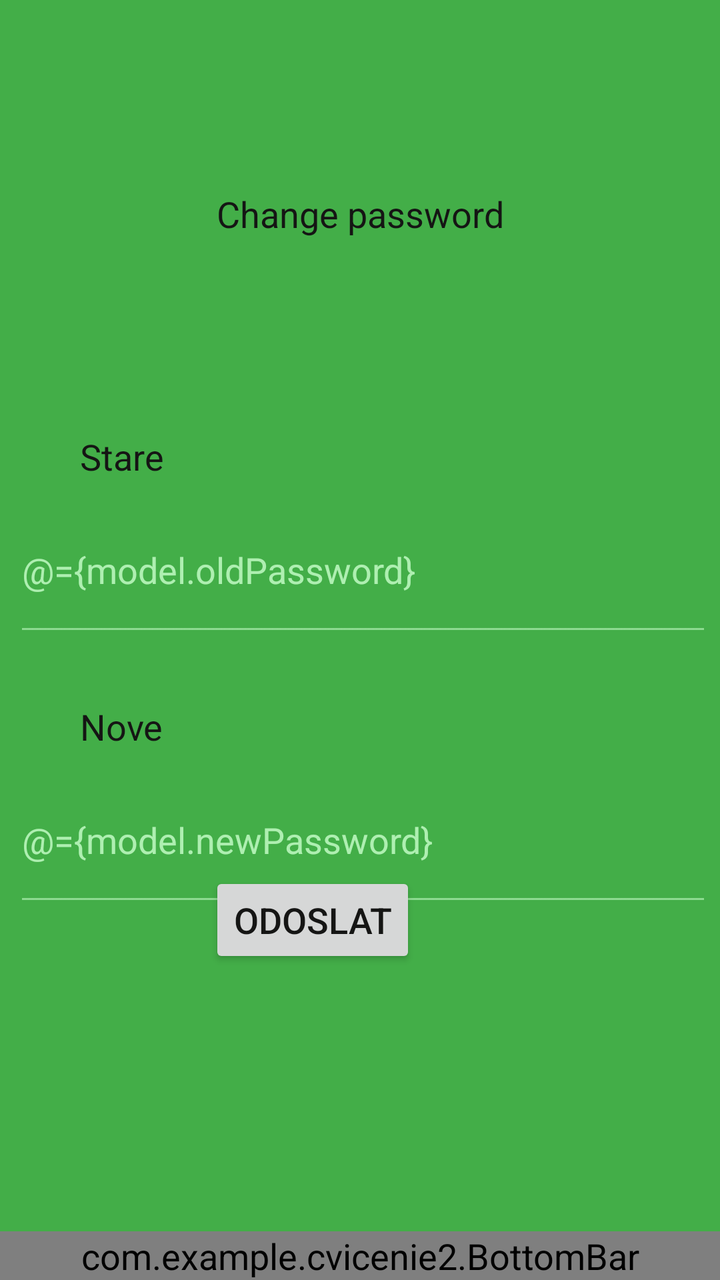
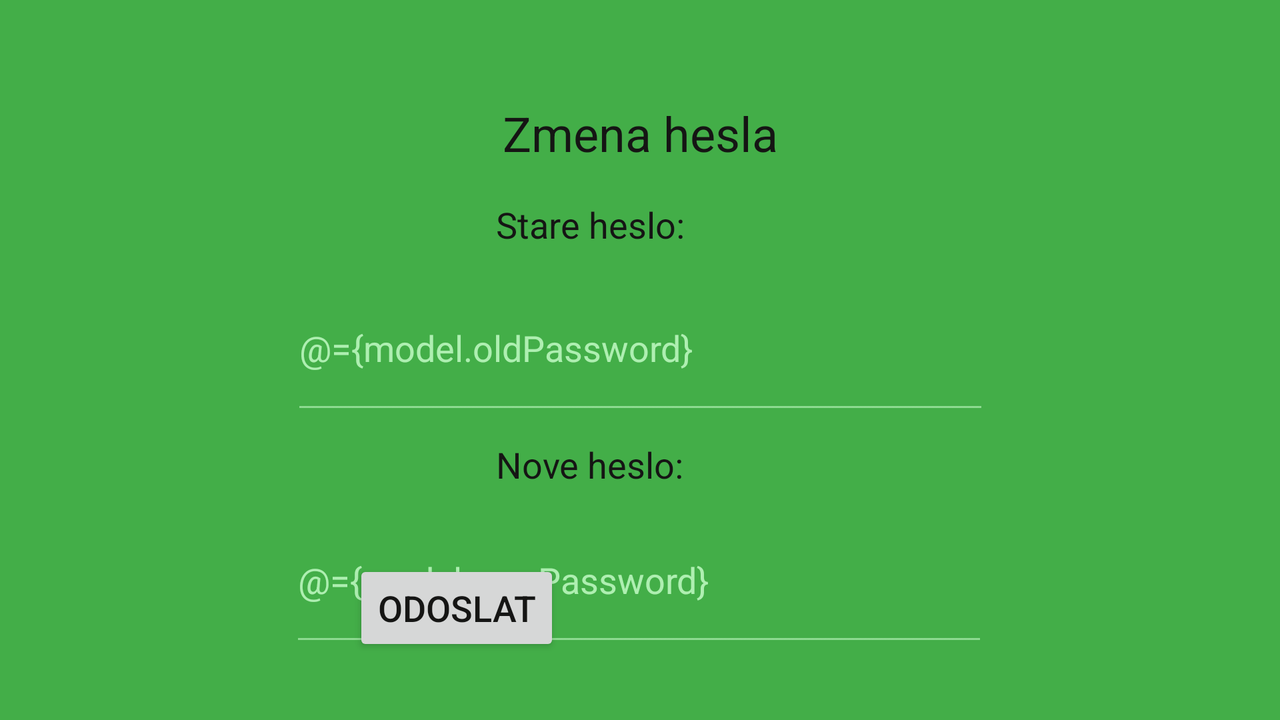

The same Android screen from two of the app's own layout files: first res/layout/ as a phone draws it, then the author's variant for another configuration, drawn on a device whose configuration selects that folder. Both files follow.
<!-- AndroidManifest.xml: application theme AppTheme -->
<!-- res/layout/fragment_password.xml -->
<layout
    xmlns:android="http://schemas.android.com/apk/res/android"
    xmlns:app="http://schemas.android.com/apk/res-auto">
    <data>
        <variable
            name="model"
            type="com.example.cvicenie2.viewmodels.AuthViewModel" />
    </data>
    <androidx.constraintlayout.widget.ConstraintLayout
        android:layout_width="match_parent"
        android:layout_height="match_parent"
        >

        <TextView
            android:id="@+id/textView"
            android:layout_width="wrap_content"
            android:layout_height="wrap_content"
            android:text="Change password"
            app:layout_constraintBottom_toBottomOf="parent"
            app:layout_constraintEnd_toEndOf="parent"
            app:layout_constraintStart_toStartOf="parent"
            app:layout_constraintTop_toTopOf="parent"
            app:layout_constraintVertical_bias="0.154" />

        <TextView
            android:id="@+id/old_password_label"
            android:layout_width="74dp"
            android:layout_height="20dp"
            android:layout_marginStart="40dp"
            android:layout_marginTop="216dp"
            android:text="Stare heslo:"
            app:layout_constraintStart_toStartOf="parent"
            app:layout_constraintTop_toTopOf="parent" />

        <EditText
            android:id="@+id/old_password_edit_text"
            android:layout_width="349dp"
            android:layout_height="79dp"
            android:layout_marginTop="8dp"
            android:hint="Zadajte stare heslo"
            android:text="@={model.oldPassword}"
            app:layout_constraintEnd_toEndOf="parent"
            app:layout_constraintHorizontal_bias="0.636"
            app:layout_constraintStart_toStartOf="parent"
            app:layout_constraintTop_toBottomOf="@+id/old_password_label" />

        <TextView
            android:id="@+id/new_password_label"
            android:layout_width="74dp"
            android:layout_height="20dp"
            android:layout_marginStart="40dp"
            android:layout_marginTop="28dp"
            android:text="Nove heslo:"
            app:layout_constraintStart_toStartOf="parent"
            app:layout_constraintTop_toBottomOf="@+id/old_password_edit_text" />

        <EditText
            android:id="@+id/new_password_edit_text"
            android:layout_width="349dp"
            android:layout_height="79dp"
            android:layout_marginTop="8dp"
            android:hint="Zadajte nove heslo"
            android:text="@={model.newPassword}"
            app:layout_constraintEnd_toEndOf="parent"
            app:layout_constraintHorizontal_bias="0.636"
            app:layout_constraintStart_toStartOf="parent"
            app:layout_constraintTop_toBottomOf="@+id/new_password_label" />

        <Button
            android:id="@+id/submitButton"
            android:layout_width="wrap_content"
            android:layout_height="wrap_content"
            android:layout_marginEnd="152dp"
            android:layout_marginBottom="156dp"
            android:onClick="@{()->model.changePassword()}"
            android:text="@string/odoslat"
            app:layout_constraintBottom_toBottomOf="parent"
            app:layout_constraintEnd_toEndOf="parent" />
        <com.example.cvicenie2.BottomBar
            style="@style/AppTheme"
            android:id="@+id/bottom_bar"
            android:layout_width="match_parent"
            android:layout_height="wrap_content"
            app:layout_constraintBottom_toBottomOf="parent"
            app:layout_constraintEnd_toEndOf="parent"
            app:layout_constraintStart_toStartOf="parent" />
    </androidx.constraintlayout.widget.ConstraintLayout>
</layout>
<!-- resources referenced by this layout -->
<resources>
  <string name="odoslat" translatable="false">Odoslat</string>
  <style name="AppTheme" parent="Theme.AppCompat.Light.DarkActionBar">
          <item name="colorPrimary">#BFF8C1</item>
          <item name="colorPrimaryDark">#43AE48</item>
          <item name="colorAccent">#7C022C</item>
          <item name="android:colorForeground">#BFF8C1</item>
          <item name="android:colorBackground">#43AE48</item>
          <item name="android:textColor">#151514</item>
          <item name="android:textSize">18sp</item>
  
  
      </style>
</resources>
<!-- res/layout-land/fragment_password.xml (the author's variant of the layout above) -->
<!-- drawn on the phone turned sideways -->
<layout
    xmlns:android="http://schemas.android.com/apk/res/android"
    xmlns:app="http://schemas.android.com/apk/res-auto">
    <data>
        <variable
            name="model"
            type="com.example.cvicenie2.viewmodels.AuthViewModel" />
    </data>
    <androidx.constraintlayout.widget.ConstraintLayout
        android:layout_width="match_parent"
        android:layout_height="match_parent"
        >

        <TextView
            android:id="@+id/textView"
            android:layout_width="wrap_content"
            android:layout_height="wrap_content"
            android:text="Zmena hesla"
            app:layout_constraintBottom_toBottomOf="parent"
            app:layout_constraintEnd_toEndOf="parent"
            app:layout_constraintStart_toStartOf="parent"
            app:layout_constraintTop_toTopOf="parent"
            android:textSize="24dp"
            app:layout_constraintVertical_bias="0.154" />

        <TextView
            android:id="@+id/old_password_label"
            android:layout_width="100dp"
            android:layout_height="25dp"
            android:layout_marginStart="248dp"
            android:layout_marginTop="100dp"
            android:text="Stare heslo:"
            app:layout_constraintStart_toStartOf="parent"
            app:layout_constraintTop_toTopOf="parent" />

        <EditText
            android:id="@+id/old_password_edit_text"
            android:layout_width="349dp"
            android:layout_height="79dp"
            android:layout_marginTop="8dp"
            android:hint="Zadajte stare heslo"
            android:text="@={model.oldPassword}"
            app:layout_constraintEnd_toEndOf="parent"
            app:layout_constraintHorizontal_bias="0.501"
            app:layout_constraintStart_toStartOf="parent"
            app:layout_constraintTop_toBottomOf="@+id/old_password_label" />

        <TextView
            android:id="@+id/new_password_label"
            android:layout_width="100dp"
            android:layout_height="25dp"
            android:layout_marginStart="248dp"
            android:layout_marginTop="8dp"
            android:text="Nove heslo:"
            app:layout_constraintStart_toStartOf="parent"
            app:layout_constraintTop_toBottomOf="@+id/old_password_edit_text" />

        <EditText
            android:id="@+id/new_password_edit_text"
            android:layout_width="349dp"
            android:layout_height="79dp"
            android:layout_marginTop="4dp"
            android:hint="Zadajte nove heslo"
            android:text="@={model.newPassword}"
            app:layout_constraintEnd_toEndOf="parent"
            app:layout_constraintHorizontal_bias="0.498"
            app:layout_constraintStart_toStartOf="parent"
            app:layout_constraintTop_toBottomOf="@+id/new_password_label" />

        <Button
            android:id="@+id/submitButton"
            android:layout_width="wrap_content"
            android:layout_height="wrap_content"
            android:layout_marginEnd="360dp"
            android:layout_marginBottom="32dp"
            android:onClick="@{()->model.changePassword()}"
            android:text="@string/odoslat"
            app:layout_constraintBottom_toBottomOf="parent"
            app:layout_constraintEnd_toEndOf="parent" />
    </androidx.constraintlayout.widget.ConstraintLayout>
</layout>
